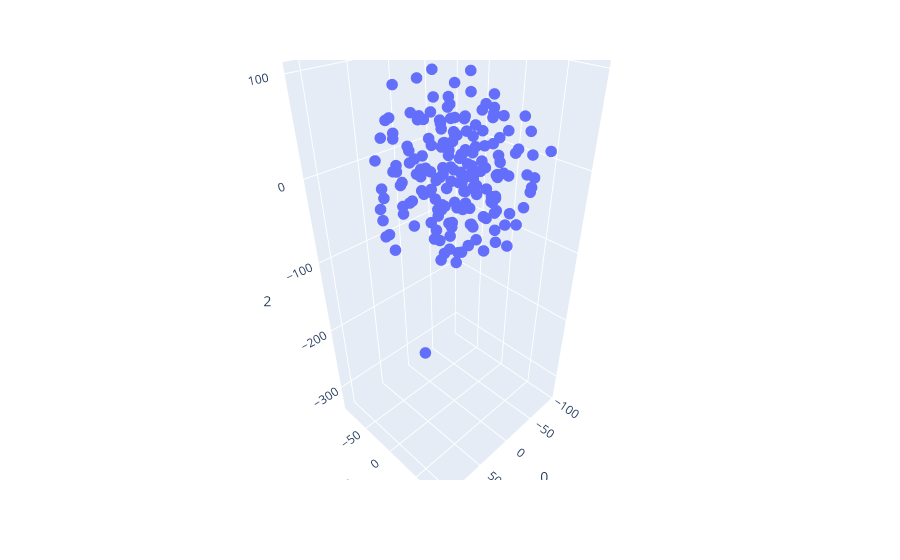

The notebook cell this image was saved under:
### Code cell
from sklearn.manifold import TSNE
import plotly.express as px

tsne = TSNE(n_components=3, random_state=0, perplexity=10)
projections = tsne.fit_transform(vectors_no_none, )

plotting_df = pd.concat([vectors_df, pd.DataFrame(projections)], axis=1)

fig = px.scatter_3d(
    plotting_df, x=0, y=1, z=2, hover_data='name'
)
fig.update_traces(marker_size=4)
fig.show()

### Figure 1 — Plotly figure (JSON) as saved in the notebook; plotly's stock layout.template omitted (floating-point values rounded to 4 significant figures; data arrays with more than 128 entries replaced by an {"elided": "..."} marker saying what was removed)
{"data": [{"customdata": {"elided": "183x1 str values"}, "hovertemplate": "0=%{x}<br>1=%{y}<br>2=%{z}<br>name=%{customdata[0]}<extra></extra>", "legendgroup": "", "marker": {"color": "#636efa", "size": 4, "symbol": "circle"}, "mode": "markers", "name": "", "scene": "scene", "showlegend": false, "type": "scatter3d", "x": {"elided": "183 float values"}, "y": {"elided": "183 float values"}, "z": {"elided": "183 float values"}}], "layout": {"legend": {"tracegroupgap": 0}, "margin": {"t": 60}, "scene": {"domain": {"x": [0, 1], "y": [0, 1]}, "xaxis": {"title": {"text": "0"}}, "yaxis": {"title": {"text": "1"}}, "zaxis": {"title": {"text": "2"}}}}}
